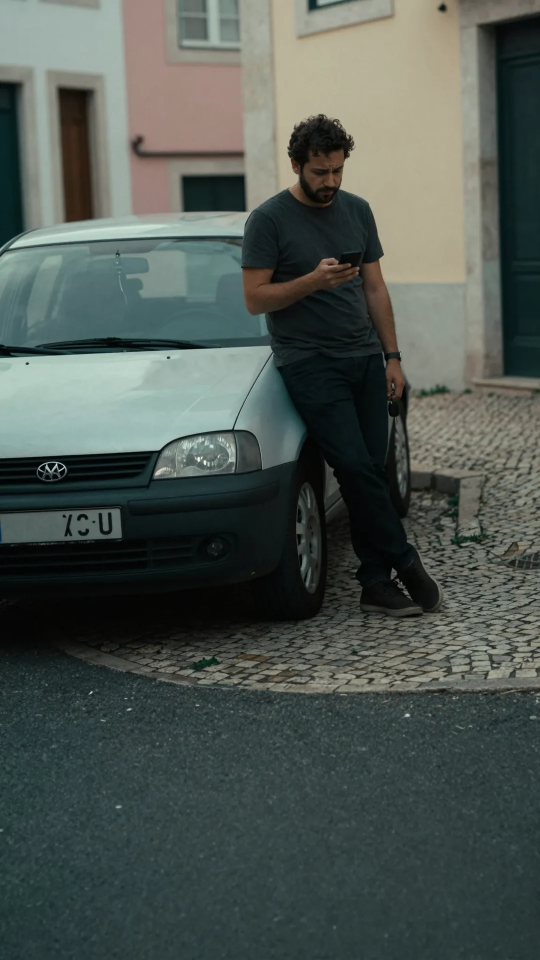
#> input picture apps/renderer/hand-carousels/img/car.webp, 1080 x 1920 px (shown at 1/2 size)
$ python cutout_mint.py ../../apps/renderer/hand-carousels/img/car.webp ../../apps/renderer/hand-carousels/img/disconnect.webp
#> lines starting #> are read from the running program, lines starting #| are printed output that depends on the picture; after the words box and inside, x2 and y2 are one past the last pixel; in counts of white or black regions, pixels touching at a corner belong together; pictures that were not available may be replaced by others from this repository, and a replacement may not be noted
#!/usr/bin/env python3
"""cutout_mint.py src.png out.webp — cut a character generated on the flat mint background (#bfe8d6).

Flood-fills the background from the border (cutout.py, tolerance 40, no crop), then also clears every mint-coloured pixel that the
flood could not reach (gaps between legs, chair slats, inside an elbow) — by hue, not brightness, so white shirts, white jackets,
newspapers and napkins stay opaque. Crops to the content. Check the result on magenta like any cutout."""
import os, subprocess, sys, tempfile
import numpy as np
from PIL import Image

src, out = sys.argv[1], sys.argv[2]
tmp = os.path.join(tempfile.mkdtemp(), "flood.png")
subprocess.run([sys.executable, os.path.join(os.path.dirname(__file__), "cutout.py"), src, tmp, "40"], check=True,
               env={**os.environ, "NOCROP": "1"}, stdout=subprocess.DEVNULL, stderr=subprocess.DEVNULL)
#> (this line was passed over: subprocess is not available in this run)
s = np.asarray(Image.open(src).convert("RGB")).astype(float)
bg = np.median(np.concatenate([s[0], s[-1], s[:, 0], s[:, -1]]), axis=0)
#> bg = [45, 61, 60]
f = np.array(Image.open(tmp).convert("RGBA")).astype(float)
d = np.sqrt(((s - bg) ** 2).sum(2)); R, G, B = s[..., 0], s[..., 1], s[..., 2]
#> after `d = np.sqrt(((s - bg) ** 2).sum(2))`:
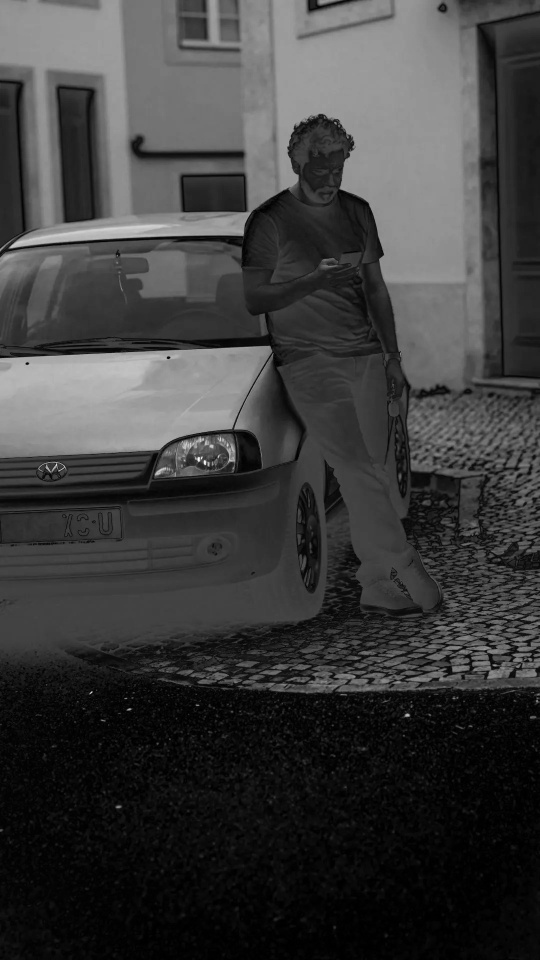
#> d: shape (1920, 1080) float64 (shown at 1/2 size); min 0, max 336.1, mean 80; drawn with min black and max white
#> after `R, G, B = (s[..., 0], s[..., 1], s[..., 2])`:
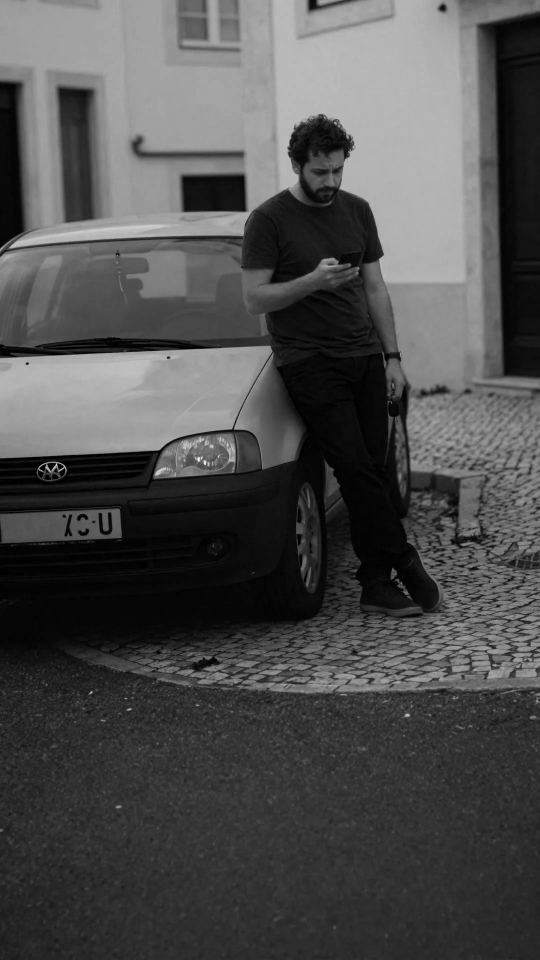
#> R: shape (1920, 1080) float64 (shown at 1/2 size); min 0, max 244, mean 77.9
#> after `R, G, B = (s[..., 0], s[..., 1], s[..., 2])`:
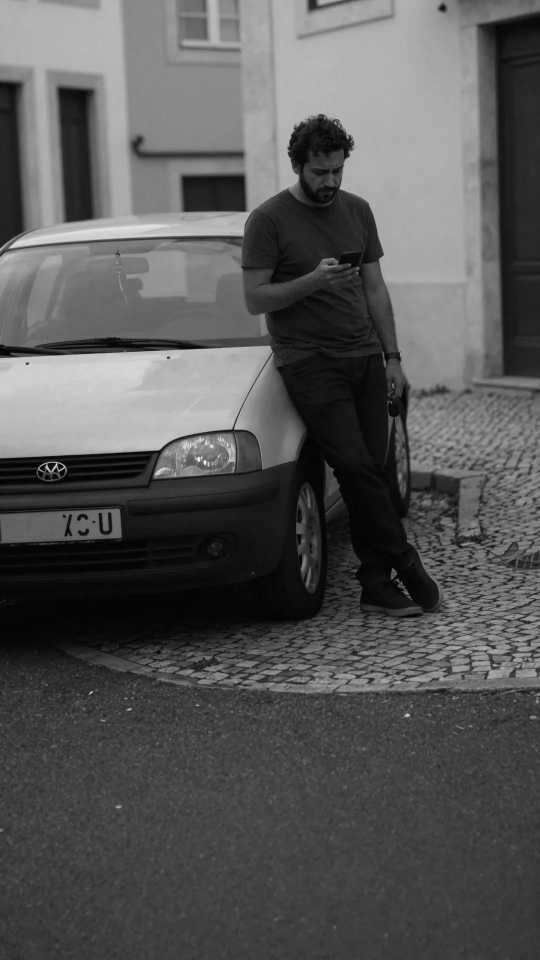
#> G: shape (1920, 1080) float64 (shown at 1/2 size); min 0, max 254, mean 86.9
#> after `R, G, B = (s[..., 0], s[..., 1], s[..., 2])`:
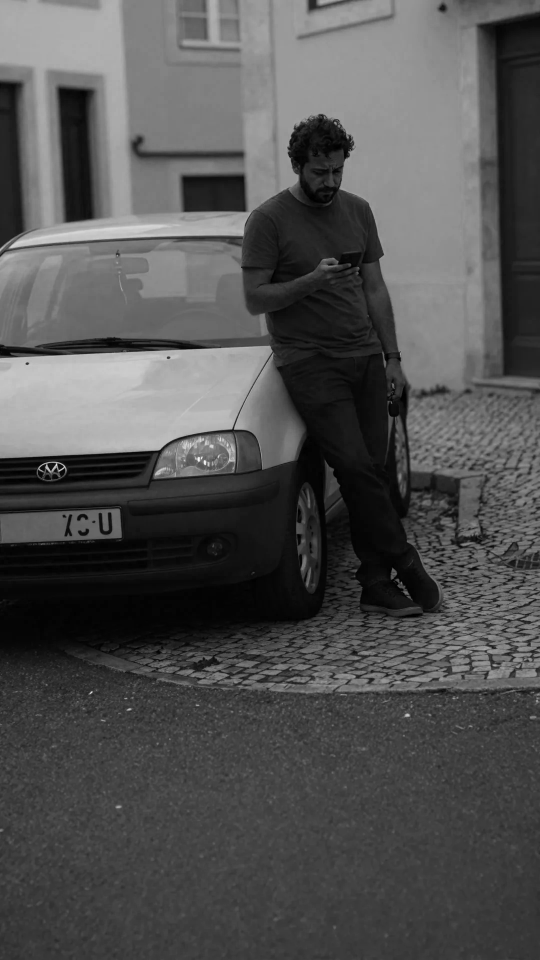
#> B: shape (1920, 1080) float64 (shown at 1/2 size); min 0, max 250, mean 81.5
mint = ((G - R) > 22) & ((G - B) > 4)                                  # greenish-cyan, like the background; whites and greys are not
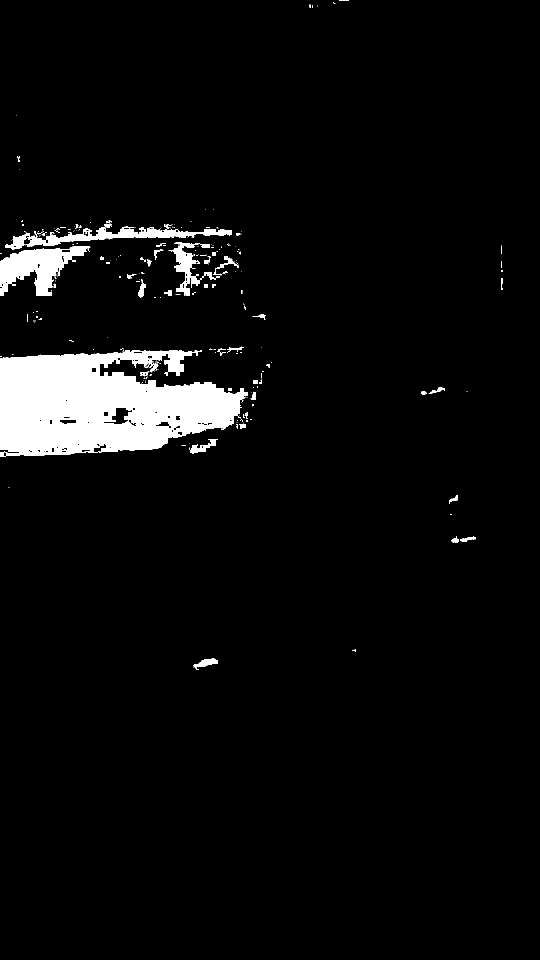
#> mint: shape (1920, 1080) bool (shown at 1/2 size); 4.7% white; 286 white regions (233 under 20 px), largest, box (x1, y1, x2, y2) and area: (0, 700, 496, 914) 73834, (0, 493, 181, 592) 8997, (51, 454, 464, 494) 5485
keep = np.where(mint, np.clip((d - 18) / (40 - 18), 0, 1), 1.0)
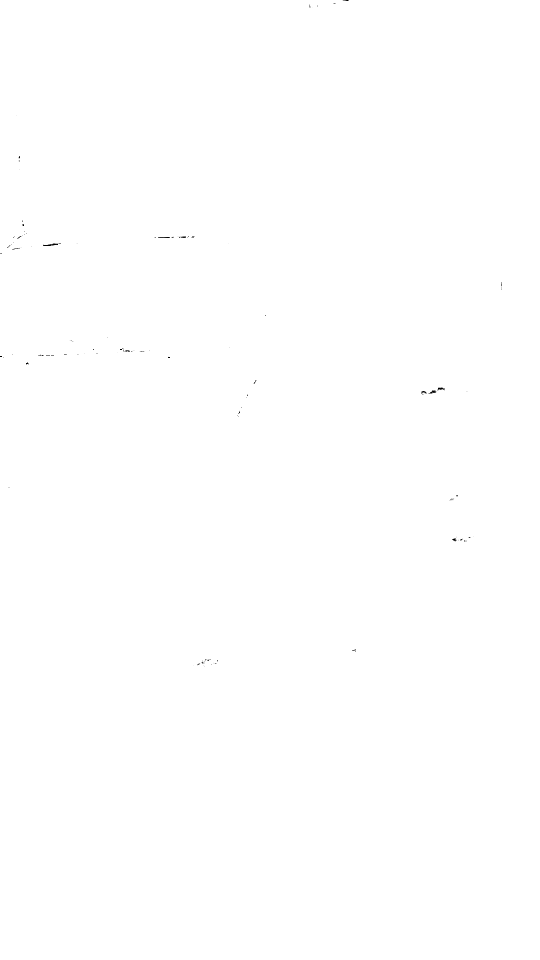
#> keep: shape (1920, 1080) float64 (shown at 1/2 size); min 0, max 1, mean 1
a = np.minimum(f[..., 3] / 255, keep)
im = Image.fromarray(np.dstack([f[..., :3], a * 255]).astype(np.uint8))
im = im.crop(im.getbbox())
im.save(out, lossless=True) if out.endswith(".webp") else im.save(out)
print(out, im.size)
#| ../../apps/renderer/hand-carousels/img/disconnect.webp (1080, 1920)

$ run again, on apps/renderer/hand-carousels/img/iva.webp
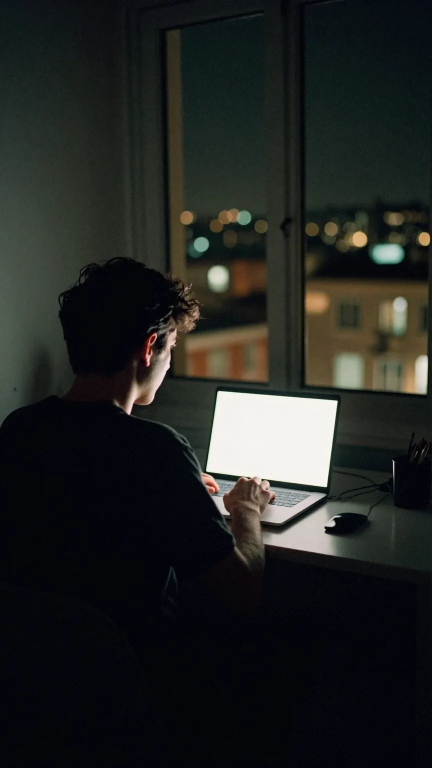
#> input picture apps/renderer/hand-carousels/img/iva.webp, 864 x 1536 px (shown at 1/2 size)
#> bg = [10, 14, 19]
#> `R, G, B = (s[..., 0], s[..., 1], s[..., 2])`:
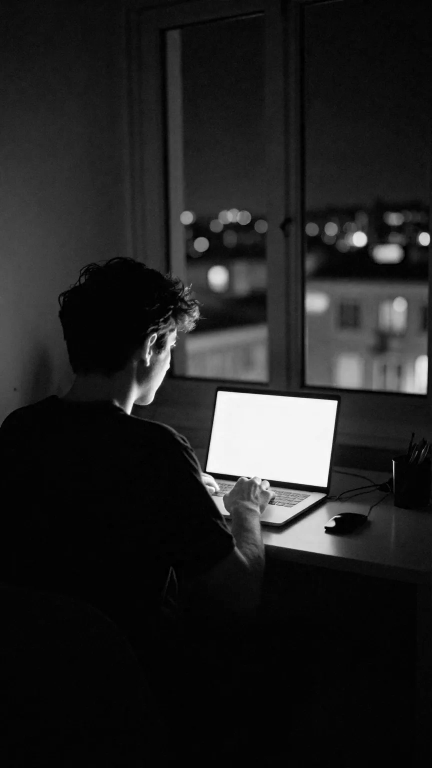
#> R: shape (1536, 864) float64 (shown at 1/2 size); min 0, max 255, mean 34.3
#> `mint = ((G - R) > 22) & ((G - B) > 4)`:
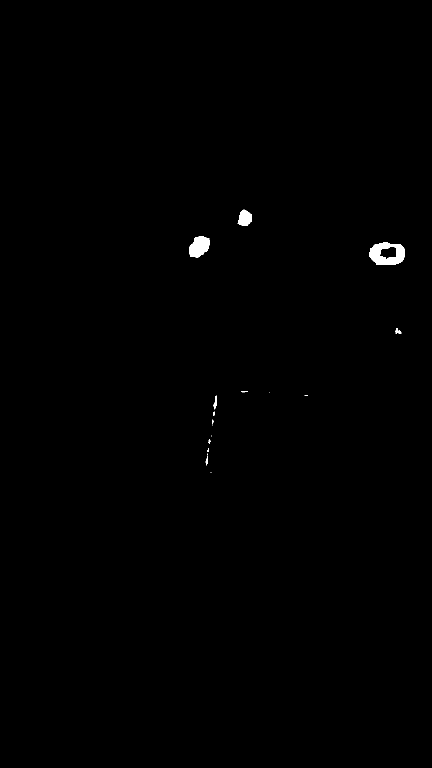
#> mint: shape (1536, 864) bool (shown at 1/2 size); 0.33% white; 20 white regions (13 under 20 px), largest, box (x1, y1, x2, y2) and area: (738, 484, 809, 530) 2033, (378, 472, 420, 515) 1295, (475, 419, 504, 452) 671
#| ../../apps/renderer/hand-carousels/img/iva.webp (864, 1536)
